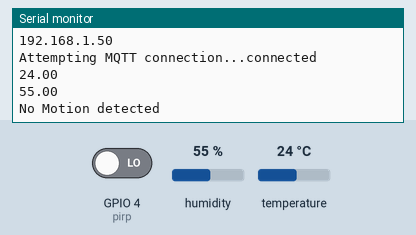
Recording of a sketch running on a simulated ESP8266 (NodeMCU). Shown: the last lines printed to the serial monitor. Inputs (shaded band) come from the test bench; at power-on: GPIO 4 (pirp) LOW, humidity 55 %, temperature 24 °C. WiFi joins after 1.5 s; servers stay silent unless stated; random numbers use the default seed unless the sketch sets one; no MQTT or app messages arrive unless stated.

Above: at 2.7 s.
2.8 s: GPIO 4 (pirp) driven HIGH
At 5.0 s:
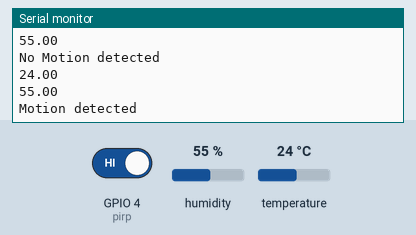
7.5 s: humidity set to 22 %
At 8.7 s:
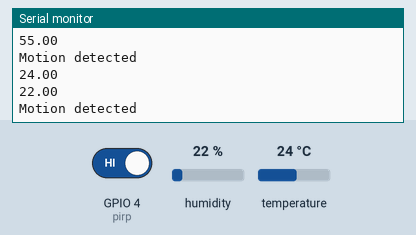
10.3 s: temperature set to 12 °C
At 12.9 s:
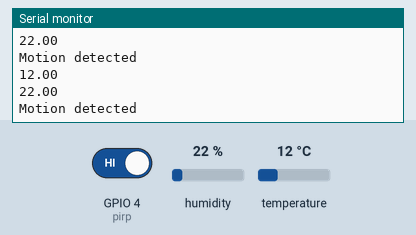
13.1 s: humidity set to 40 %
At 14.8 s:
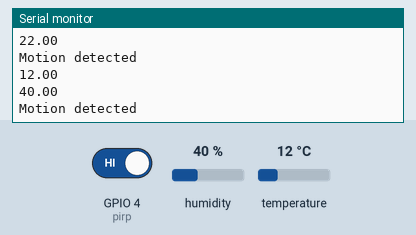
Timing chart, 0 to 16.3 s (numbered marks = the images above; inputs shaded):
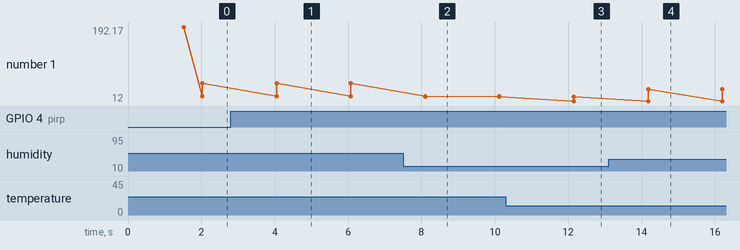

The sketch:

node_1.ino
```cpp
#include <ESP8266WiFi.h>
#include <PubSubClient.h>
#include <String.h>
#include <dht.h>
dht DHT;

#define dhtp 5// dht11 pin - nodemcu 1
int pirp=4; // output of pir sensor- nodemcu 2

// Update these with values suitable for your network.
const char* ssid = "vamsi1";
const char* password = "12345678";
const char* mqtt_server = "192.168.0.50";

WiFiClient espClient;
PubSubClient client(espClient);
long lastMsg = 0;
char msg[50];
char msg2[50];
////////////////////////////////////////////////////////////////////////////////


void setup_wifi()

{

  delay(10);
  // We start by connecting to a WiFi network
  Serial.println();
  Serial.print("Connecting to ");
  Serial.println(ssid);

  WiFi.begin(ssid, password);

  while (WiFi.status() != WL_CONNECTED) {
    delay(500);
    Serial.print(".");
  }

  randomSeed(micros());

  Serial.println("");
  Serial.println("WiFi connected");
  Serial.println("IP address: ");
  Serial.println(WiFi.localIP());
}


//////////////////////////////////////////////////////////////////////////////////

void reconnect()
{
  // Loop until we're reconnected
  while (!client.connected()) {
    Serial.print("Attempting MQTT connection...");
    // Create a random client ID
    String clientId = "node1";
    clientId += String(random(0xffff), HEX);
    // Attempt to connect
    if (client.connect(clientId.c_str())) {
      Serial.println("connected");
      // Once connected, publish an announcement...
      client.publish("test2", "hello world");
      // ... and resubscribe
      client.subscribe("inTopic");
    } else {
      Serial.print("failed, rc=");
      Serial.print(client.state());
      Serial.println(" try again in 5 seconds");
      // Wait 5 seconds before retrying
      delay(5000);
    }
  }
}

///////////////////////////////////////////////////////////////////////////////////////////

void setup()
{
  pinMode(pirp, INPUT);// setting pir output as arduino input

  Serial.begin(115200);
  setup_wifi();
  client.setServer(mqtt_server, 1883);
}

/////////////////////////////////////////////////////////////////////////////////////////////

void loop()
{

  if (!client.connected())
  {
    reconnect();
  }
  client.loop();

  long now = millis();
  if (now - lastMsg > 2000)
  {
    lastMsg = now;
    char msg3[]="Motion Detected";
    char msg4[]="Neutral";

    int chk = DHT.read11(dhtp);
    snprintf (msg, 75, "%.2f", DHT.temperature);//test1-temp
    Serial.println(msg);
    client.publish("test1", msg);

    snprintf (msg2, 75, "%.2f", DHT.humidity);
    Serial.println(msg2);
    client.publish("test2", msg2);//test2-humidity

    if(digitalRead(pirp) == HIGH) // reading the data from the pir sensor
    {
     Serial.println("Motion detected");
     client.publish("test3", msg3);//test3-intrusion
    }
    else {
     Serial.println("No Motion detected");
     client.publish("test3", msg4);//test5-intrusion
    }
    delay(2000);
  }
}
```

Measured:
- after the input at 2.8 s, the serial monitor: prints a new line after 1.3 s (image 1)
- after the input at 7.5 s, the serial monitor: prints a new line after 0.60 s (image 2)
- after the input at 10.3 s, the serial monitor: prints a new line after 1.9 s (image 3)
- after the input at 13.1 s, the serial monitor: prints a new line after 1.1 s (image 4)
- plotted number 1: 55 → 22 after the input at 7.5 s, 22 → 40 after the input at 13.1 s
